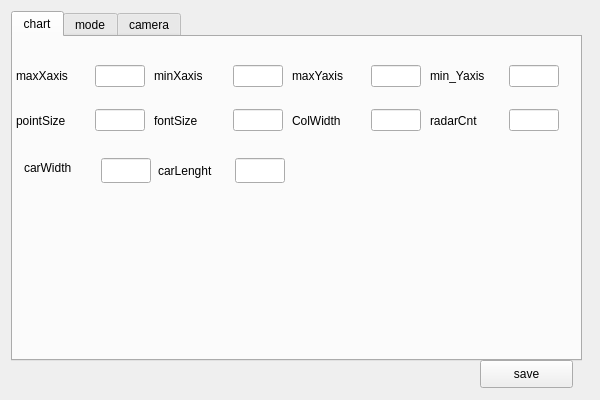
<?xml version="1.0" encoding="UTF-8"?>
<ui version="4.0">
 <class>settingwindow</class>
 <widget class="QWidget" name="settingwindow">
  <property name="geometry">
   <rect>
    <x>0</x>
    <y>0</y>
    <width>600</width>
    <height>400</height>
   </rect>
  </property>
  <property name="windowTitle">
   <string>setting</string>
  </property>
  <widget class="QTabWidget" name="tabWidget">
   <property name="geometry">
    <rect>
     <x>11</x>
     <y>11</y>
     <width>571</width>
     <height>350</height>
    </rect>
   </property>
   <property name="currentIndex">
    <number>0</number>
   </property>
   <widget class="QWidget" name="tab_chart">
    <attribute name="title">
     <string>chart</string>
    </attribute>
    <widget class="QWidget" name="widget" native="true">
     <property name="geometry">
      <rect>
       <x>0</x>
       <y>10</y>
       <width>555</width>
       <height>47</height>
      </rect>
     </property>
     <property name="maximumSize">
      <size>
       <width>600</width>
       <height>16777215</height>
      </size>
     </property>
     <layout class="QHBoxLayout" name="horizontalLayout">
      <property name="topMargin">
       <number>11</number>
      </property>
      <item>
       <widget class="QLabel" name="label_max_Xaxis">
        <property name="minimumSize">
         <size>
          <width>70</width>
          <height>0</height>
         </size>
        </property>
        <property name="maximumSize">
         <size>
          <width>70</width>
          <height>16777215</height>
         </size>
        </property>
        <property name="text">
         <string>maxXaxis</string>
        </property>
       </widget>
      </item>
      <item>
       <widget class="QLineEdit" name="lineEdit_max_Xaxis">
        <property name="maximumSize">
         <size>
          <width>50</width>
          <height>16777215</height>
         </size>
        </property>
       </widget>
      </item>
      <item>
       <widget class="QLabel" name="label_min_Xaxis">
        <property name="minimumSize">
         <size>
          <width>70</width>
          <height>0</height>
         </size>
        </property>
        <property name="maximumSize">
         <size>
          <width>70</width>
          <height>16777215</height>
         </size>
        </property>
        <property name="text">
         <string>minXaxis</string>
        </property>
       </widget>
      </item>
      <item>
       <widget class="QLineEdit" name="lineEdit_min_Xaxis">
        <property name="maximumSize">
         <size>
          <width>50</width>
          <height>16777215</height>
         </size>
        </property>
       </widget>
      </item>
      <item>
       <widget class="QLabel" name="label_max_Yaxis">
        <property name="minimumSize">
         <size>
          <width>70</width>
          <height>0</height>
         </size>
        </property>
        <property name="maximumSize">
         <size>
          <width>70</width>
          <height>16777215</height>
         </size>
        </property>
        <property name="text">
         <string>maxYaxis</string>
        </property>
       </widget>
      </item>
      <item>
       <widget class="QLineEdit" name="lineEdit_max_Yaxis">
        <property name="maximumSize">
         <size>
          <width>50</width>
          <height>16777215</height>
         </size>
        </property>
       </widget>
      </item>
      <item>
       <widget class="QLabel" name="label_min_Yaxis">
        <property name="minimumSize">
         <size>
          <width>70</width>
          <height>0</height>
         </size>
        </property>
        <property name="maximumSize">
         <size>
          <width>70</width>
          <height>16777215</height>
         </size>
        </property>
        <property name="text">
         <string>min_Yaxis</string>
        </property>
       </widget>
      </item>
      <item>
       <widget class="QLineEdit" name="lineEdit_min_Yaxis">
        <property name="maximumSize">
         <size>
          <width>50</width>
          <height>16777215</height>
         </size>
        </property>
       </widget>
      </item>
     </layout>
    </widget>
    <widget class="QWidget" name="widget_2" native="true">
     <property name="geometry">
      <rect>
       <x>0</x>
       <y>60</y>
       <width>555</width>
       <height>47</height>
      </rect>
     </property>
     <property name="maximumSize">
      <size>
       <width>600</width>
       <height>16777215</height>
      </size>
     </property>
     <layout class="QHBoxLayout" name="horizontalLayout_2">
      <item>
       <widget class="QLabel" name="label_pointSize">
        <property name="minimumSize">
         <size>
          <width>70</width>
          <height>0</height>
         </size>
        </property>
        <property name="maximumSize">
         <size>
          <width>70</width>
          <height>16777215</height>
         </size>
        </property>
        <property name="text">
         <string>pointSize</string>
        </property>
       </widget>
      </item>
      <item>
       <widget class="QLineEdit" name="lineEdit_pointSize">
        <property name="maximumSize">
         <size>
          <width>50</width>
          <height>16777215</height>
         </size>
        </property>
       </widget>
      </item>
      <item>
       <widget class="QLabel" name="label_fontSize">
        <property name="maximumSize">
         <size>
          <width>70</width>
          <height>16777215</height>
         </size>
        </property>
        <property name="text">
         <string>fontSize</string>
        </property>
       </widget>
      </item>
      <item>
       <widget class="QLineEdit" name="lineEdit_fontSize">
        <property name="maximumSize">
         <size>
          <width>50</width>
          <height>16777215</height>
         </size>
        </property>
       </widget>
      </item>
      <item>
       <widget class="QLabel" name="label_colWidth">
        <property name="minimumSize">
         <size>
          <width>70</width>
          <height>0</height>
         </size>
        </property>
        <property name="maximumSize">
         <size>
          <width>70</width>
          <height>16777215</height>
         </size>
        </property>
        <property name="text">
         <string>ColWidth</string>
        </property>
       </widget>
      </item>
      <item>
       <widget class="QLineEdit" name="lineEdit_colWidth">
        <property name="maximumSize">
         <size>
          <width>50</width>
          <height>16777215</height>
         </size>
        </property>
       </widget>
      </item>
      <item>
       <widget class="QLabel" name="label_radarCnt">
        <property name="minimumSize">
         <size>
          <width>70</width>
          <height>0</height>
         </size>
        </property>
        <property name="maximumSize">
         <size>
          <width>70</width>
          <height>16777215</height>
         </size>
        </property>
        <property name="text">
         <string>radarCnt</string>
        </property>
       </widget>
      </item>
      <item>
       <widget class="QLineEdit" name="lineEdit_radarCnt">
        <property name="maximumSize">
         <size>
          <width>50</width>
          <height>16777215</height>
         </size>
        </property>
       </widget>
      </item>
     </layout>
    </widget>
    <widget class="QWidget" name="widget_3" native="true">
     <property name="geometry">
      <rect>
       <x>0</x>
       <y>110</y>
       <width>555</width>
       <height>47</height>
      </rect>
     </property>
     <property name="maximumSize">
      <size>
       <width>600</width>
       <height>16777215</height>
      </size>
     </property>
     <widget class="QLabel" name="label_carWidth">
      <property name="geometry">
       <rect>
        <x>11</x>
        <y>11</y>
        <width>70</width>
        <height>19</height>
       </rect>
      </property>
      <property name="minimumSize">
       <size>
        <width>70</width>
        <height>0</height>
       </size>
      </property>
      <property name="maximumSize">
       <size>
        <width>70</width>
        <height>16777215</height>
       </size>
      </property>
      <property name="text">
       <string>carWidth</string>
      </property>
     </widget>
     <widget class="QLineEdit" name="lineEdit_carWidth">
      <property name="geometry">
       <rect>
        <x>88</x>
        <y>11</y>
        <width>50</width>
        <height>25</height>
       </rect>
      </property>
      <property name="maximumSize">
       <size>
        <width>50</width>
        <height>16777215</height>
       </size>
      </property>
     </widget>
     <widget class="QLabel" name="label_carLenght">
      <property name="geometry">
       <rect>
        <x>145</x>
        <y>11</y>
        <width>70</width>
        <height>25</height>
       </rect>
      </property>
      <property name="minimumSize">
       <size>
        <width>70</width>
        <height>0</height>
       </size>
      </property>
      <property name="maximumSize">
       <size>
        <width>70</width>
        <height>16777215</height>
       </size>
      </property>
      <property name="text">
       <string>carLenght</string>
      </property>
     </widget>
     <widget class="QLineEdit" name="lineEdit_carLenght">
      <property name="geometry">
       <rect>
        <x>222</x>
        <y>11</y>
        <width>50</width>
        <height>25</height>
       </rect>
      </property>
      <property name="maximumSize">
       <size>
        <width>50</width>
        <height>16777215</height>
       </size>
      </property>
     </widget>
    </widget>
   </widget>
   <widget class="QWidget" name="tab_mode">
    <attribute name="title">
     <string>mode</string>
    </attribute>
    <widget class="QWidget" name="widget_4" native="true">
     <property name="geometry">
      <rect>
       <x>10</x>
       <y>10</y>
       <width>266</width>
       <height>47</height>
      </rect>
     </property>
     <property name="maximumSize">
      <size>
       <width>600</width>
       <height>16777215</height>
      </size>
     </property>
     <layout class="QHBoxLayout" name="horizontalLayout_3">
      <item>
       <widget class="QRadioButton" name="radioButton_LCA">
        <property name="text">
         <string>LCA</string>
        </property>
       </widget>
      </item>
      <item>
       <widget class="QRadioButton" name="radioButton_HDS">
        <property name="text">
         <string>HDS</string>
        </property>
       </widget>
      </item>
      <item>
       <widget class="QRadioButton" name="radioButton_AUTODOOR">
        <property name="text">
         <string>AUTODOOR</string>
        </property>
       </widget>
      </item>
     </layout>
    </widget>
    <widget class="QWidget" name="widget_5" native="true">
     <property name="geometry">
      <rect>
       <x>0</x>
       <y>60</y>
       <width>555</width>
       <height>47</height>
      </rect>
     </property>
     <layout class="QHBoxLayout" name="horizontalLayout_4">
      <item>
       <widget class="QComboBox" name="comboBox_chartUp"/>
      </item>
      <item>
       <widget class="QComboBox" name="comboBox_chartDown"/>
      </item>
     </layout>
    </widget>
   </widget>
   <widget class="QWidget" name="tab_camera">
    <attribute name="title">
     <string>camera</string>
    </attribute>
    <widget class="QComboBox" name="comboBox_camera_1">
     <property name="geometry">
      <rect>
       <x>20</x>
       <y>20</y>
       <width>150</width>
       <height>25</height>
      </rect>
     </property>
    </widget>
    <widget class="QComboBox" name="comboBox_format_1">
     <property name="geometry">
      <rect>
       <x>190</x>
       <y>20</y>
       <width>371</width>
       <height>25</height>
      </rect>
     </property>
    </widget>
    <widget class="QComboBox" name="comboBox_camera_2">
     <property name="geometry">
      <rect>
       <x>20</x>
       <y>60</y>
       <width>150</width>
       <height>25</height>
      </rect>
     </property>
    </widget>
    <widget class="QComboBox" name="comboBox_format_2">
     <property name="geometry">
      <rect>
       <x>190</x>
       <y>60</y>
       <width>371</width>
       <height>25</height>
      </rect>
     </property>
    </widget>
    <widget class="QPushButton" name="pushButton_refresh">
     <property name="geometry">
      <rect>
       <x>40</x>
       <y>100</y>
       <width>93</width>
       <height>28</height>
      </rect>
     </property>
     <property name="text">
      <string>refresh</string>
     </property>
    </widget>
   </widget>
  </widget>
  <widget class="QPushButton" name="pushButton_save">
   <property name="geometry">
    <rect>
     <x>480</x>
     <y>360</y>
     <width>93</width>
     <height>28</height>
    </rect>
   </property>
   <property name="text">
    <string>save</string>
   </property>
  </widget>
 </widget>
 <resources/>
 <connections/>
</ui>
